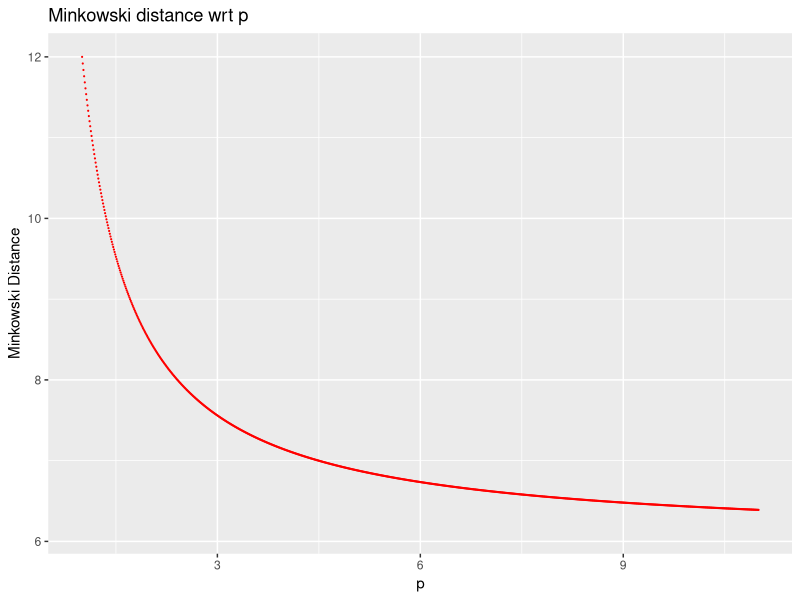

The R script that drew this image: (Note: this script raises an error after producing the figure.)
## ---- chunk 1
knitr::opts_chunk$set(echo = TRUE)
#install.packages("dplyr")
#install.packages("stargazer")
#install.packages("ade4")
#install.packages("magrittr")
#install.packages("cluster")
## ---- chunk 2
x = c(0, 0)
y = c(6,6)
dist(rbind(x, y), method = "canberra")
6/6+6/6
## ---- chunk 3
library("ggplot2")
x = c(0, 0)
y = c(6,6)
MinkowDist=c()
for (p in seq(1,30,.01))
{
MinkowDist=c(MinkowDist,dist(rbind(x, y), method = "minkowski", p = p))     
}
ggplot(data =data.frame(x = seq(1,30,.01), y=MinkowDist ) , mapping = aes(x = x, y = y))+geom_point(size=.1,color="red")+xlim(1,11)+xlab("p")+ylab("Minkowski Distance")+ggtitle("Minkowski distance wrt p")
## ---- chunk 4
x=c(3, 1, 4, 15, 92)
rank(x)
## ---- chunk 5
x=c(3, 1, 4, 15, 92)
rank(x)
y=c(30,2 , 9, 20, 48)
rank(y)
d=rank(x)-rank(y)
d
cor(rank(x),rank(y))
1-6*sum(d^2)/(5*(5^2-1))
## ---- chunk 6
x=c(3, 1, 4, 15, 92)
y=c(30,2 , 9, 20, 48)
tau=0
for (i in 1:5)
{  
tau=tau+sign(x -x[i])%*%sign(y -y[i])
}
tau=tau/(5*4)
tau
cor(x,y, method="kendall")
## ---- chunk 7
x=c(3, 1, 4, 15, 92)
y=c(30,2 , 9, 20, 48)
(x-mean(x))/sd(x)
scale(x)
(y-mean(y))/sd(y)
scale(y)
## ---- chunk 8
data=c(
1,0,1,1,0,0,1,0,0,0,
0,1,0,0,1,0,0,0,0,0,
0,0,1,0,0,0,1,0,0,1,
0,1,0,0,0,0,0,1,1,0,
1,1,0,0,1,1,0,1,1,0,
1,1,0,0,1,0,1,1,0,0,
0,0,0,1,0,1,0,0,0,0,
0,0,0,1,0,1,0,0,0,0
)
data=data.frame(matrix(data, nrow=8,byrow=T))
row.names(data)=c("Ilan","Jacqueline","Kim","Lieve","Leon","Peter","Talia","Tina")
names(data)=c("Sex", "Married", "Fair Hair", "Blue Eyes", "Wears Glasses", "Round Face", "Pessimist", "Evening Type", "Is an Only Child", "Left-Handed")
## ---- chunk 9
x=data["Ilan",]
y=data["Talia",]
knitr::kable(table(x, y)[2:1,2:1],"pipe")
## ---- chunk 10
library(ade4)
a=1
b=3
c=1
d=5
dist.binary(data[c("Ilan","Talia"),],method=2)^2
1-(a+d )/(a+b+c+d)
dist.binary(data[c("Ilan","Talia"),],method=1)^2
1-a/(a+b+c)
dist.binary(data[c("Ilan","Talia"),],method=4)^2
1-(a+d )/(a+2*(b+c)+d)
# One Gower coefficient is missing
dist.binary(data[c("Ilan","Talia"),],method=5)^2
1-2*a/(2*a+b+c)
## ---- chunk 11
library(cluster)
library(dplyr)
data <-flower %>% 
rename(Winters=V1,Shadow=V2,Tubers=V3,Color=V4,Soil=V5,Preference=V6,Height=V7,Distance=V8) %>%
mutate(Winters=recode(Winters,"1"="Yes","0"="No"),
      Shadow=recode(Shadow,"1"="Yes","0"="No"),
      Tubers=recode(Tubers,"1"="Yes","0"="No"),
      Color=recode(Color,"1"="white", "2"="yellow", "3"= "pink", "4"="red", "5"="blue"),
      Soil=recode(Soil,"1"="dry", "2"="normal", "3"= "wet")
      ) 

## ---- chunk 12
res=lapply(data,class)  
res=as.data.frame(res)
res[1,] %>% 
knitr::kable()
## ---- chunk 13
flower[1:2,]
## ---- chunk 14
max(data$Height)-min(data$Height)
max(data$Distance)-min(data$Distance)

## ---- chunk 15
library(cluster)
(abs(1-0)+abs(0-1)+abs(0-1)+1+abs(1-3)/2+abs(3-15)/17+abs(150-25)/180+abs(50-15)/50)/8
daisy(data[,1:8],metric = "Gower") 
